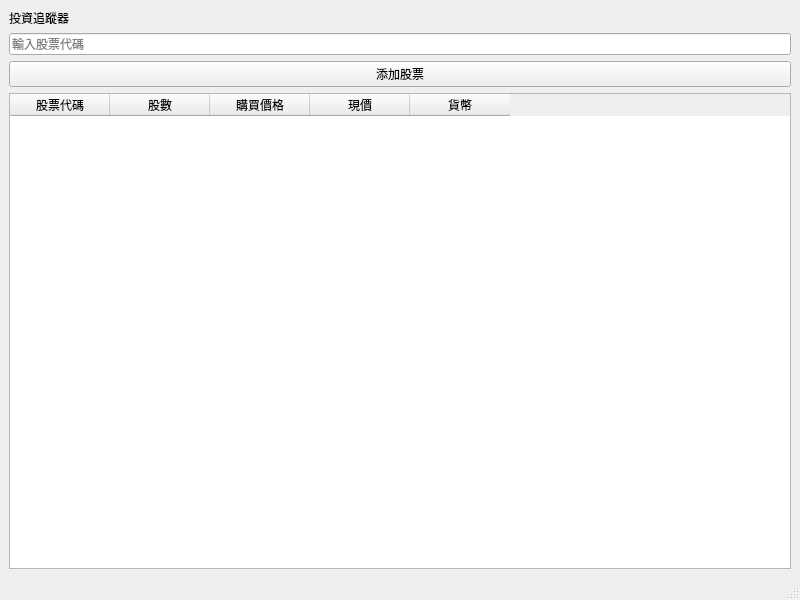
<?xml version="1.0" encoding="UTF-8"?>
<ui version="4.0">
 <class>MainWindow</class>
 <widget class="QMainWindow" name="MainWindow">
  <property name="geometry">
   <rect>
    <x>0</x>
    <y>0</y>
    <width>800</width>
    <height>600</height>
   </rect>
  </property>
  <property name="windowTitle">
   <string>投資追蹤器</string>
  </property>
  <widget class="QWidget" name="centralwidget">
   <layout class="QVBoxLayout" name="verticalLayout">
    <item>
     <widget class="QLabel" name="label">
      <property name="text">
       <string>投資追蹤器</string>
      </property>
     </widget>
    </item>
    <item>
     <widget class="QLineEdit" name="stockTickerInput">
      <property name="placeholderText">
       <string>輸入股票代碼</string>
      </property>
     </widget>
    </item>
    <item>
     <widget class="QPushButton" name="addStockButton">
      <property name="text">
       <string>添加股票</string>
      </property>
     </widget>
    </item>
    <item>
     <widget class="QTableWidget" name="portfolioTable">
      <column>
       <property name="text">
        <string>股票代碼</string>
       </property>
      </column>
      <column>
       <property name="text">
        <string>股數</string>
       </property>
      </column>
      <column>
       <property name="text">
        <string>購買價格</string>
       </property>
      </column>
      <column>
       <property name="text">
        <string>現價</string>
       </property>
      </column>
      <column>
       <property name="text">
        <string>貨幣</string>
       </property>
      </column>
     </widget>
    </item>
   </layout>
  </widget>
  <widget class="QMenuBar" name="menubar"/>
  <widget class="QStatusBar" name="statusbar"/>
 </widget>
 <resources/>
 <connections/>
</ui>
